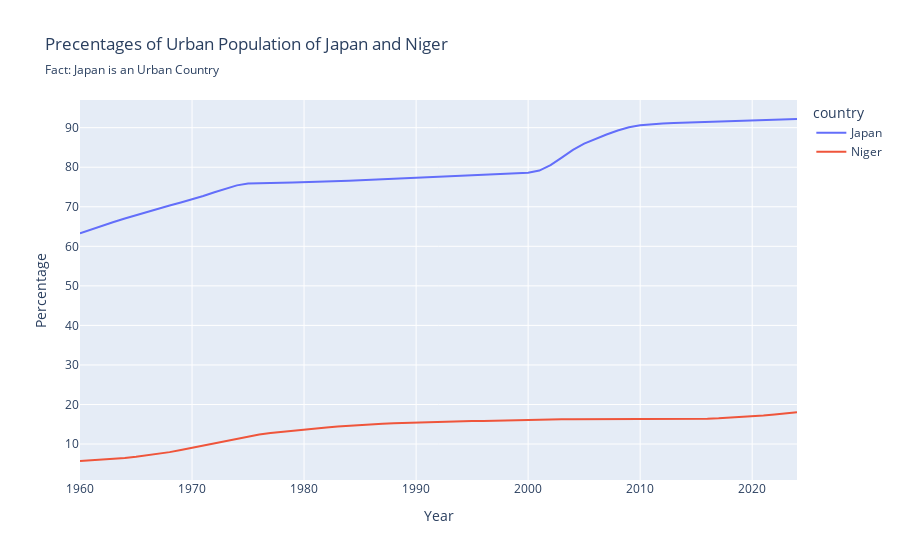

This figure's notebook cell:
### Markdown cell above
#### Urban vs. Rural Population

### Code cell
# Urban Population
variable_labels = {"SP.URB.TOTL.IN.ZS":"Precentages of Urban Population"}
df = wbdata.get_dataframe(variable_labels, country = countries, parse_dates=True).squeeze()

df = df.unstack('country')
df = df.sort_index()

df.plot(title="Precentages of Urban Population of Japan and Niger",
        subtitle="Fact: Japan is an Urban Country",
                       labels=dict(value="Percentage",date='Year'))
